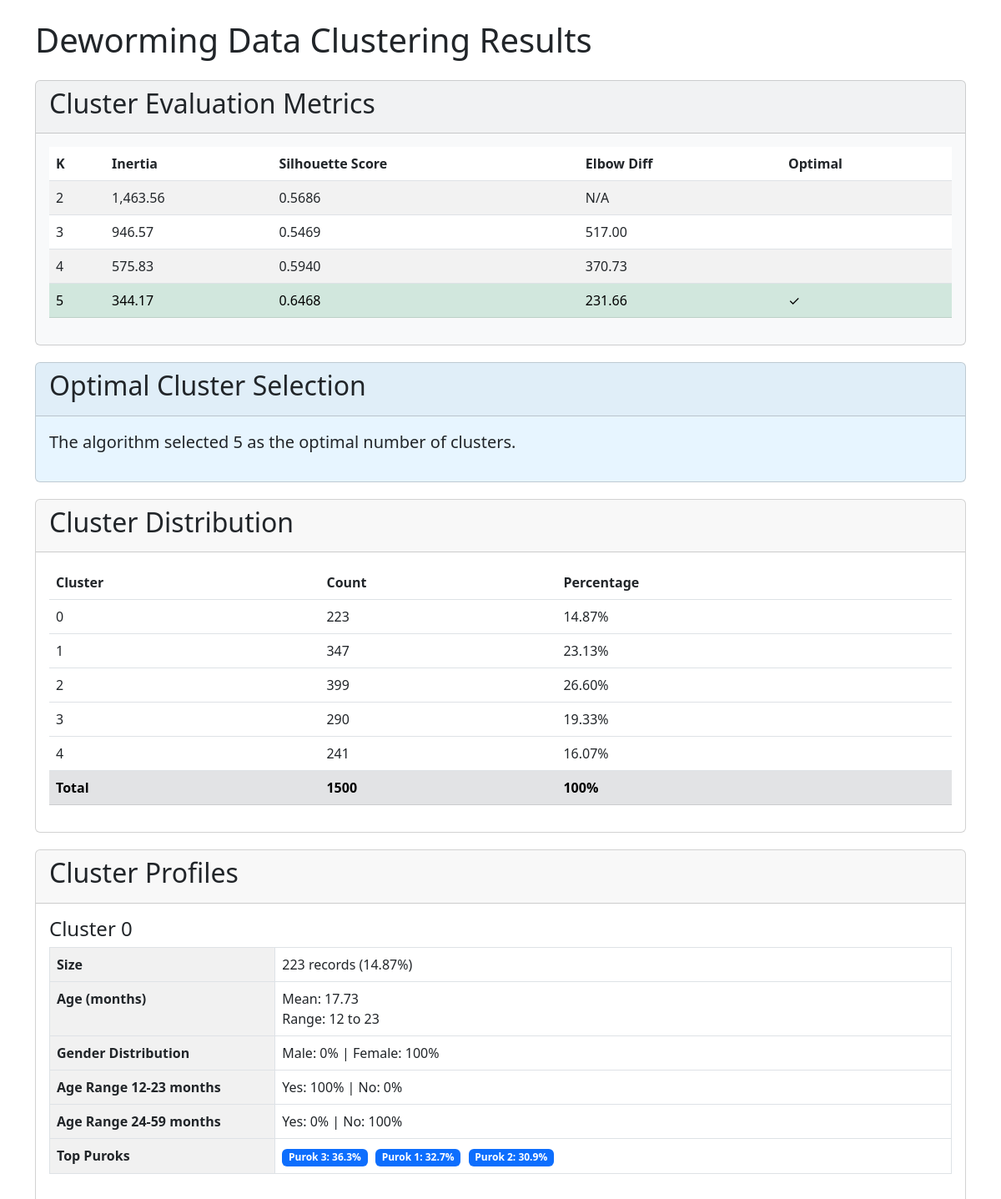
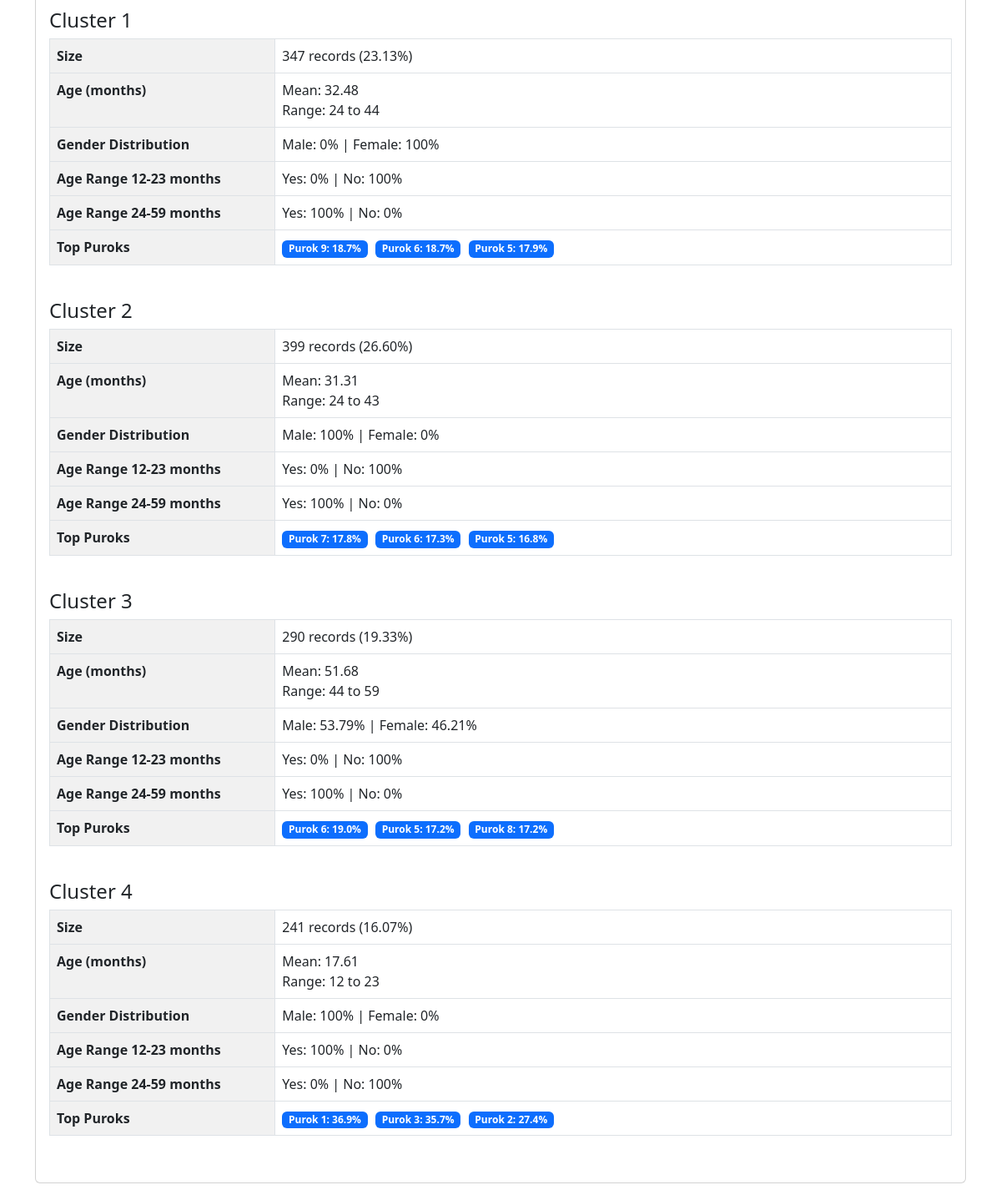
The page /healthapp/dewormingresult.php on the database its author committed (2 pictures, top to bottom).
### tables this page shows
CREATE TABLE `deworming_clustering_metrics` (
  `k` bigint(20) DEFAULT NULL,
  `inertia` double DEFAULT NULL,
  `silhouette_score` double DEFAULT NULL,
  `elbow_diff` double DEFAULT NULL,
  `optimal_k` bigint(20) DEFAULT NULL
);

### healthapp/dewormingresult.php (the view, shortened to what this page needs)
<?php
$servername = "sql112.ezyro.com";
$username = "ezyro_39081039";
$password = "healthdata12345";
$dbname = "ezyro_39081039_healthdata";
$conn = new mysqli($servername, $username, $password, $dbname);
$metrics_sql = "SELECT * FROM deworming_clustering_metrics";
$metrics_result = $conn->query($metrics_sql);
$clusters_sql = "SELECT * FROM deworming_clustering_results";
$clusters_result = $conn->query($clusters_sql);
$optimal_k_sql = "SELECT k FROM deworming_clustering_metrics WHERE optimal_k = 1 LIMIT 1";
$optimal_k_result = $conn->query($optimal_k_sql);
$optimal_k_row = $optimal_k_result->fetch_assoc();
$optimal_k = $optimal_k_row['k'];
$cluster_profiles = array();
$cluster_counts = array();
$numeric_stats = array();
$categorical_stats = array();
$purok_distribution = array();
for ($i = 0; $i < $optimal_k; $i++) {
    $cluster_profiles[$i] = array();
    $cluster_counts[$i] = 0;
    $numeric_stats[$i] = array(
        'age_in_months_sum' => 0,
        'age_in_months_count' => 0,
        'age_min' => PHP_INT_MAX,
        'age_max' => 0
    );
    $categorical_stats[$i] = array(
        'gender' => array('Male' => 0, 'Female' => 0),
        'age_range_12_23' => array(0 => 0, 1 => 0),
        'age_range_24_59' => array(0 => 0, 1 => 0)
    );
    $purok_distribution[$i] = array();
}
if ($clusters_result->num_rows > 0) {
    while($row = $clusters_result->fetch_assoc()) {
        $cluster = $row['cluster'];
        $cluster_counts[$cluster]++;
        $numeric_stats[$cluster]['age_in_months_sum'] += $row['age_in_months'];
        $numeric_stats[$cluster]['age_in_months_count']++;
        $numeric_stats[$cluster]['age_min'] = min($numeric_stats[$cluster]['age_min'], $row['age_in_months']);
        $numeric_stats[$cluster]['age_max'] = max($numeric_stats[$cluster]['age_max'], $row['age_in_months']);
        $categorical_stats[$cluster]['gender'][$row['gender']]++;
        $categorical_stats[$cluster]['age_range_12_23'][$row['age_range_12_23']]++;
        $categorical_stats[$cluster]['age_range_24_59'][$row['age_range_24_59']]++;
        $purok = $row['purok'];
        if (!isset($purok_distribution[$cluster][$purok])) {
            $purok_distribution[$cluster][$purok] = 0;
        }
        $purok_distribution[$cluster][$purok]++;
    }
}
for ($i = 0; $i < $optimal_k; $i++) {
    $cluster_profiles[$i]['count'] = $cluster_counts[$i];
    $cluster_profiles[$i]['age_in_months_mean'] =
        $numeric_stats[$i]['age_in_months_sum'] / $numeric_stats[$i]['age_in_months_count'];
    $cluster_profiles[$i]['age_min'] = $numeric_stats[$i]['age_min'];
    $cluster_profiles[$i]['age_max'] = $numeric_stats[$i]['age_max'];
    $total = $cluster_counts[$i];
    foreach ($categorical_stats[$i] as $feature => $values) {
        foreach ($values as $category => $count) {
            $cluster_profiles[$i][$feature . '_' . $category] = round(($count / $total) * 100, 2);
        }
    }
    arsort($purok_distribution[$i]);
    $cluster_profiles[$i]['top_puroks'] = array_slice($purok_distribution[$i], 0, 3, true);
}
?>
<!DOCTYPE html>
<html lang="en">
<head>
    <link href="https://cdn.jsdelivr.net/npm/bootstrap@5.3.0/dist/css/bootstrap.min.css" rel="stylesheet">
</head>
<body>
    <div class="container mt-4">
        <h1 class="mb-4">Deworming Data Clustering Results</h1>
        <div class="card metric-card">
            <div class="card-header">
                <h2>Cluster Evaluation Metrics</h2>
            </div>
            <div class="card-body">
                <div class="table-responsive">
                    <table class="table table-striped">
                        <thead>
                            <tr>
                                <th>K</th>
                                <th>Inertia</th>
                                <th>Silhouette Score</th>
                                <th>Elbow Diff</th>
                                <th>Optimal</th>
                            </tr>
                        </thead>
                        <tbody>
                            <?php while($row = $metrics_result->fetch_assoc()): ?>
                            <tr <?= $row['optimal_k'] ? 'class="table-success"' : '' ?>>
                                <td><?= $row['k'] ?></td>
                                <td><?= number_format($row['inertia'], 2) ?></td>
                                <td><?= number_format($row['silhouette_score'], 4) ?></td>
                                <td><?= $row['elbow_diff'] ? number_format($row['elbow_diff'], 2) : 'N/A' ?></td>
                                <td><?= $row['optimal_k'] ? '✓' : '' ?></td>
                            </tr>
                            <?php endwhile; ?>
                        </tbody>
                    </table>
                </div>
            </div>
        </div>
        <div class="card optimal-card">
            <div class="card-header">
                <h2>Optimal Cluster Selection</h2>
            </div>
            <div class="card-body">
                <p class="lead">The algorithm selected <strong><?= $optimal_k ?></strong> as the optimal number of clusters.</p>
            </div>
        </div>
        <div class="card">
            <div class="card-header">
                <h2>Cluster Distribution</h2>
            </div>
            <div class="card-body">
                <div class="table-responsive">
                    <table class="table">
                        <thead>
                            <tr>
                                <th>Cluster</th>
                                <th>Count</th>
                                <th>Percentage</th>
                            </tr>
                        </thead>
                        <tbody>
                            <?php
                            $total = array_sum($cluster_counts);
                            foreach ($cluster_counts as $cluster => $count):
                                $percentage = ($count / $total) * 100;
                            ?>
                            <tr>
                                <td><?= $cluster ?></td>
                                <td><?= $count ?></td>
                                <td><?= number_format($percentage, 2) ?>%</td>
                            </tr>
                            <?php endforeach; ?>
                            <tr class="table-secondary">
                                <td><strong>Total</strong></td>
                                <td><strong><?= $total ?></strong></td>
                                <td><strong>100%</strong></td>
                            </tr>
                        </tbody>
                    </table>
                </div>
            </div>
        </div>
        <div class="card">
            <div class="card-header">
                <h2>Cluster Profiles</h2>
            </div>
            <div class="card-body">
                <?php foreach ($cluster_profiles as $cluster => $profile): ?>
                <div class="mb-4">
                    <h4>Cluster <?= $cluster ?></h4>
                    <div class="table-responsive">
                        <table class="table table-bordered profile-table">
                            <tr>
                                <th width="25%">Size</th>
                                <td><?= $profile['count'] ?> records (<?= number_format(($profile['count'] / $total) * 100, 2) ?>%)</td>
                            </tr>
                            <tr>
                                <th>Age (months)</th>
                                <td>
                                    Mean: <?= number_format($profile['age_in_months_mean'], 2) ?><br>
                                    Range: <?= $profile['age_min'] ?> to <?= $profile['age_max'] ?>
                                </td>
                            </tr>
                            <tr>
                                <th>Gender Distribution</th>
                                <td>
                                    Male: <?= $profile['gender_Male'] ?>% |
                                    Female: <?= $profile['gender_Female'] ?>%
                                </td>
                            </tr>
                            <tr>
                                <th>Age Range 12-23 months</th>
                                <td>
                                    Yes: <?= $profile['age_range_12_23_1'] ?>% |
                                    No: <?= $profile['age_range_12_23_0'] ?>%
                                </td>
                            </tr>
                            <tr>
                                <th>Age Range 24-59 months</th>
                                <td>
                                    Yes: <?= $profile['age_range_24_59_1'] ?>% |
                                    No: <?= $profile['age_range_24_59_0'] ?>%
                                </td>
                            </tr>
                            <tr>
                                <th>Top Puroks</th>
                                <td>
                                    <?php foreach ($profile['top_puroks'] as $purok => $count):
                                        $pct = ($count / $profile['count']) * 100;
                                    ?>
                                    <span class="badge bg-primary purok-badge">
                                        Purok <?= $purok ?>: <?= number_format($pct, 1) ?>%
                                    </span>
                                    <?php endforeach; ?>
                                </td>
                            </tr>
                        </table>
                    </div>
                </div>
                <?php endforeach; ?>
            </div>
        </div>
    </div>
</body>
</html>

### healthapp/dewormingresult.php (style rules this page uses)
.card { margin-bottom: 20px; }
.metric-card { background-color: #f8f9fa; }
.optimal-card { background-color: #e7f5ff; }
.profile-table th { background-color: #f1f1f1; }
.purok-badge { margin-right: 5px; }

### rows shown on the page
deworming_clustering_metrics: k "2", inertia "1,463.56", silhouette_score "0.5686", shows "N/A"
deworming_clustering_metrics: k "3", inertia "946.57", silhouette_score "0.5469", elbow_diff "517.00"
deworming_clustering_metrics: k "4", inertia "575.83", silhouette_score "0.5940", elbow_diff "370.73"
deworming_clustering_metrics: k "5", inertia "344.17", silhouette_score "0.6468", elbow_diff "231.66"

### other values the page prints
$cluster "0"
$count "223"
$percentage "14.87"
$cluster "1"
$count "347"
$percentage "23.13"
$cluster "2"
$count "399"
$percentage "26.60"
$cluster "3"
$count "290"
$percentage "19.33"
$cluster "4"
$count "241"
$percentage "16.07"
